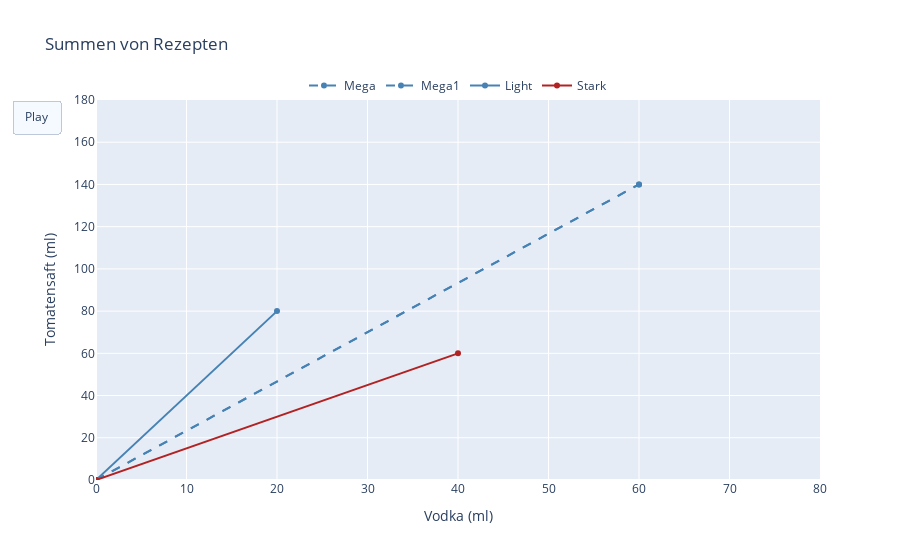

This figure's notebook cell:
### Markdown cell above
## Summen von Rezepten

Stellen wir uns vor, wir entscheiden uns, einen neuen Cocktail für echte Fans anzubieten. Nennen wir ihn Bloody Mary Mega. Dieser neue Cocktail soll genauso viel Vodka und Tomatensaft enthalten wie die Summe der Zutaten von unseren zwei bisherigen Cocktails.
Das Rezept für Bloody Mary Mega ist also: $(20 + 40) = 60$ ml Vodka und $(80 + 60) = 140$ ml Tomatensaft.

@fig-cocktails-sum

### Code cell
#| label: fig-cocktails-sum
#| fig-cap: "Die Summe der beiden Bloody Mary Rezepte."
#| code-fold: true

fig7 = go.Figure(data=[
        go.Scatter(x=[0, bm_light[0] + bm_stark[0]], y=[0, bm_light[1] + bm_stark[1]], mode='lines+markers', name='Mega', line=dict(color="steelblue", dash="dash", width=2)),
        go.Scatter(x=[0, bm_light[0] + bm_stark[0]], y=[0, bm_light[1] + bm_stark[1]], mode='lines+markers', name='Mega1', line=dict(color="steelblue", dash="dash", width=2)),
        go.Scatter(x=[0, bm_light[0]], y=[0, bm_light[1]], mode='lines+markers', name='Light', line=dict(color="steelblue", width=2)),
        go.Scatter(x=[0, bm_stark[0]], y=[0, bm_stark[1]], mode='lines+markers', name='Stark', line=dict(color="firebrick", width=2)),
])

fig7.update_layout(
    title="Summen von Rezepten",
    xaxis_title="Vodka (ml)",
    yaxis_title="Tomatensaft (ml)",
    xaxis_range=[0, 80],
    yaxis_range=[0, 180],
    updatemenus=[dict(type="buttons",
                      buttons=[dict(args=[None, {"frame": {"duration": 20, "redraw": False},
                                                 "fromcurrent": True, "transition": {"duration": 10}}],
                                     label="Play",
                                     method="animate")])],
    legend=dict(
        orientation="h",  # Horizontal legend
        yanchor="bottom",  # Align the bottom of the legend
        y=1,             # Position above the plot (1.0 is the top of the plot)
        xanchor="center",  # Center the legend horizontally
        x=0.5              # Center position
    )
)

frames = []

for i in range(1, 101):
    frames.append(go.Frame(data=[
            go.Scatter(x=[0, bm_light[0] * i / 100], y=[0, bm_light[1] * i / 100], mode='lines+markers', name='Mega1', line=dict(dash="dot", width=2)),
            # go.Scatter(x=[0, bm_light[0]], y=[0, bm_light[1]], mode='lines+markers', name='Light', line=dict(color="steelblue", width=2)),
            # go.Scatter(x=[0, bm_stark[0]], y=[0, bm_stark[1]], mode='lines+markers', name='Stark', line=dict(color="firebrick", width=2))
    ]))

for i in range(1, 101):
    frames.append(go.Frame(data=[
            go.Scatter(x=[bm_light[0],  bm_light[0] + bm_stark[0] * i / 100], y=[bm_light[1], bm_light[1] +  bm_stark[1] * i / 100], mode='lines+markers', name='Mega1', line=dict(color="firebrick", dash="dot",  width=2)),
            # go.Scatter(x=[0, bm_light[0]], y=[0, bm_light[1]], mode='lines+markers', name='Light', line=dict(color="steelblue", width=2)),
            # go.Scatter(x=[0, bm_stark[0]], y=[0, bm_stark[1]], mode='lines+markers', name='Stark', line=dict(color="firebrick", width=2))
    ]))

fig7.update(frames=frames)

fig7.show()

### Figure 1 — Plotly figure (JSON) as saved in the notebook; plotly's stock layout.template omitted (floating-point values rounded to 4 significant figures)
{"data": [{"line": {"color": "steelblue", "dash": "dash", "width": 2}, "mode": "lines+markers", "name": "Mega", "type": "scatter", "x": [0, 60], "y": [0, 140]}, {"line": {"color": "steelblue", "dash": "dash", "width": 2}, "mode": "lines+markers", "name": "Mega1", "type": "scatter", "x": [0, 60], "y": [0, 140]}, {"line": {"color": "steelblue", "width": 2}, "mode": "lines+markers", "name": "Light", "type": "scatter", "x": [0, 20], "y": [0, 80]}, {"line": {"color": "firebrick", "width": 2}, "mode": "lines+markers", "name": "Stark", "type": "scatter", "x": [0, 40], "y": [0, 60]}], "layout": {"legend": {"orientation": "h", "x": 0.5, "xanchor": "center", "y": 1, "yanchor": "bottom"}, "title": {"text": "Summen von Rezepten"}, "updatemenus": [{"buttons": [{"args": [null, {"frame": {"duration": 20, "redraw": false}, "fromcurrent": true, "transition": {"duration": 10}}], "label": "Play", "method": "animate"}], "type": "buttons"}], "xaxis": {"range": [0, 80], "title": {"text": "Vodka (ml)"}}, "yaxis": {"range": [0, 180], "title": {"text": "Tomatensaft (ml)"}}}}
